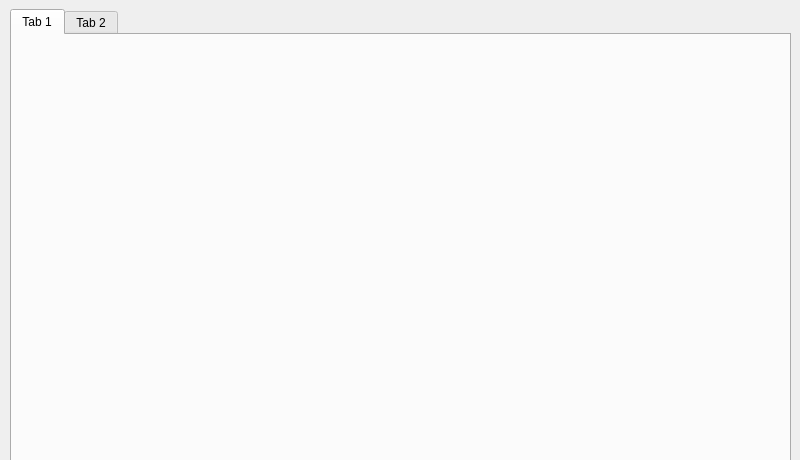
<?xml version="1.0" encoding="UTF-8"?>
<ui version="4.0">
 <class>MainWidget</class>
 <widget class="QWidget" name="MainWidget">
  <property name="geometry">
   <rect>
    <x>0</x>
    <y>0</y>
    <width>800</width>
    <height>460</height>
   </rect>
  </property>
  <property name="windowTitle">
   <string>MainWidget</string>
  </property>
  <widget class="QTabWidget" name="tabWidget">
   <property name="geometry">
    <rect>
     <x>10</x>
     <y>9</y>
     <width>781</width>
     <height>459</height>
    </rect>
   </property>
   <property name="currentIndex">
    <number>0</number>
   </property>
   <widget class="QWidget" name="pTab1">
    <attribute name="title">
     <string>Tab 1</string>
    </attribute>
   </widget>
   <widget class="QWidget" name="pTab2">
    <attribute name="title">
     <string>Tab 2</string>
    </attribute>
   </widget>
  </widget>
 </widget>
 <resources/>
 <connections/>
</ui>
